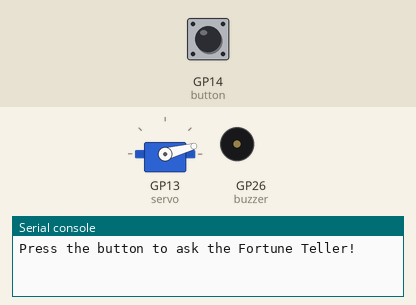
The program below on a simulated Raspberry Pi Pico running MicroPython. On the bench: servo, buzzer (waves = sounding), the last lines printed to the serial console. The inputs (shaded band) are chosen by the test bench; at power-on: GP14 (button) HIGH. Random numbers come from a fixed seed; servo angles are drawn from the pulse width (0.5 ms = 0°, 2.5 ms = 180°).

Above: at 1.2 s.
1.3 s: GP14 (button) pulled LOW for 0.15 s
At 2.1 s:
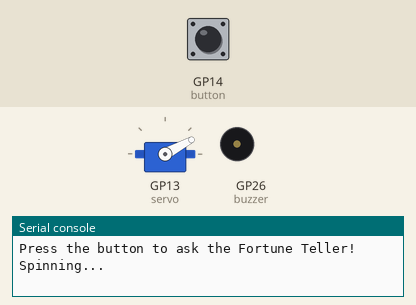
At 7.2 s:
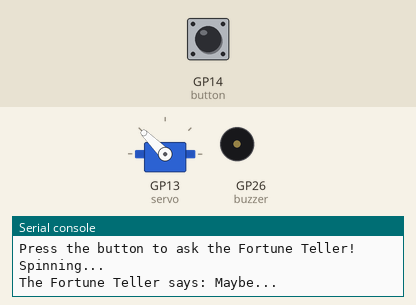
7.3 s: GP14 (button) pulled LOW for 1 s
At 7.53 s:
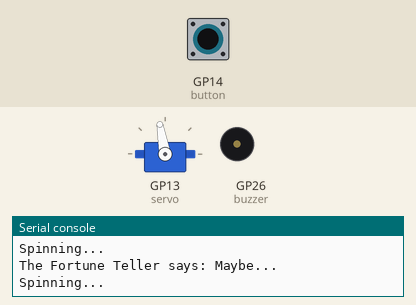
Timing chart, 0 to 17.0 s (numbered marks = the images above; inputs shaded):
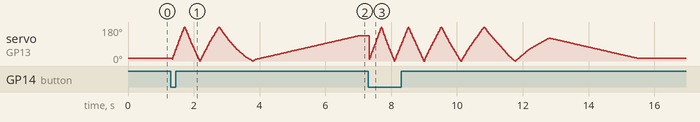

The program:

fortune_teller.py
```python
# Fortune Teller: press Button A and the servo "spins" a pointer
# across a half-circle wheel, slows down, and lands on a fortune.
import time
import random
from machine import Pin, PWM
from button import Button

SERVO_PIN = 13
BUTTON_PIN = 14    # Button A
BUZZER_PIN = 26    # optional: makes a tick sound while spinning

SERVO_MIN_NS = 500_000     # pulse width for 0 degrees
SERVO_MAX_NS = 2_500_000   # pulse width for 180 degrees

# Write these on your wheel, starting from the slice the arm
# points at when the servo is at 0 degrees.
FORTUNES = [
    "Yes!",
    "Ask again later",
    "Definitely not",
    "Without a doubt",
    "Maybe...",
    "Don't count on it",
]
SLICE_SIZE = 180 // len(FORTUNES)   # 30 degrees per slice

servo = PWM(Pin(SERVO_PIN), freq=50, duty_u16=0)
buzzer = PWM(Pin(BUZZER_PIN), freq=2000, duty_u16=0)
button = Button(BUTTON_PIN)


def set_angle(angle):
    pulse = SERVO_MIN_NS + (SERVO_MAX_NS - SERVO_MIN_NS) * angle // 180
    servo.duty_ns(pulse)


def tick():
    buzzer.duty_u16(32768)
    time.sleep_ms(3)
    buzzer.duty_u16(0)


def spin():
    spin_time = random.randint(2000, 6000)   # 2 to 6 seconds
    start = time.ticks_ms()
    angle = 0
    direction = 1
    while True:
        elapsed = time.ticks_diff(time.ticks_ms(), start)
        if elapsed >= spin_time:
            break
        # the step shrinks from 10 degrees to 1 degree, so it slows down
        step = 10 - 9 * elapsed // spin_time
        old_slice = angle // SLICE_SIZE
        angle += step * direction
        if angle >= 180:          # bounce off the ends of the wheel
            angle = 180
            direction = -1
        elif angle <= 0:
            angle = 0
            direction = 1
        set_angle(angle)
        if angle // SLICE_SIZE != old_slice:
            tick()                # tick each time we cross into a new slice
        time.sleep_ms(20)
    return angle


def land(from_angle):
    # pick a fortune and glide to the middle of its slice
    choice = random.randint(0, len(FORTUNES) - 1)
    target = choice * SLICE_SIZE + SLICE_SIZE // 2
    step = 1 if target > from_angle else -1
    for angle in range(from_angle, target, step):
        set_angle(angle)
        time.sleep_ms(25)
    set_angle(target)
    return choice


set_angle(SLICE_SIZE // 2)   # start pointing at the first slice
print("Press the button to ask the Fortune Teller!")

while True:
    if button.was_pressed():
        print("Spinning...")
        stopped_at = spin()
        choice = land(stopped_at)
        print("The Fortune Teller says:", FORTUNES[choice])
    time.sleep_ms(10)
```

button.py
```python
# button.py - a debounced push button you can reuse in any project.
#
# Wiring: one leg of the button to a GPIO pin, the other leg to GND.
# The internal pull-up resistor keeps the pin at 1 until the button
# is pressed, which connects it to GND and makes it read 0.
#
# Usage:
#   from button import Button
#   button = Button(14)
#   while True:
#       if button.was_pressed():
#           print("Pressed!")

import time
from machine import Pin


class Button:
    def __init__(self, pin_number, debounce_ms=30):
        self.pin = Pin(pin_number, Pin.IN, Pin.PULL_UP)
        self.debounce_ms = debounce_ms
        self._last_reading = self.pin.value()
        self._stable_value = self._last_reading
        self._changed_at = time.ticks_ms()
        self._pressed = False

    def _update(self):
        # Only trust a new reading once it has stayed the same for
        # debounce_ms. That ignores the "bounces" a button makes
        # for a few milliseconds when it is pushed or released.
        reading = self.pin.value()
        now = time.ticks_ms()
        if reading != self._last_reading:
            self._last_reading = reading
            self._changed_at = now
        elif (reading != self._stable_value
              and time.ticks_diff(now, self._changed_at) >= self.debounce_ms):
            self._stable_value = reading
            if reading == 0:
                self._pressed = True

    def was_pressed(self):
        # True once for each push, no matter how long it is held down.
        self._update()
        if self._pressed:
            self._pressed = False
            return True
        return False

    def is_down(self):
        # True for as long as the button is held down.
        self._update()
        return self._stable_value == 0
```
